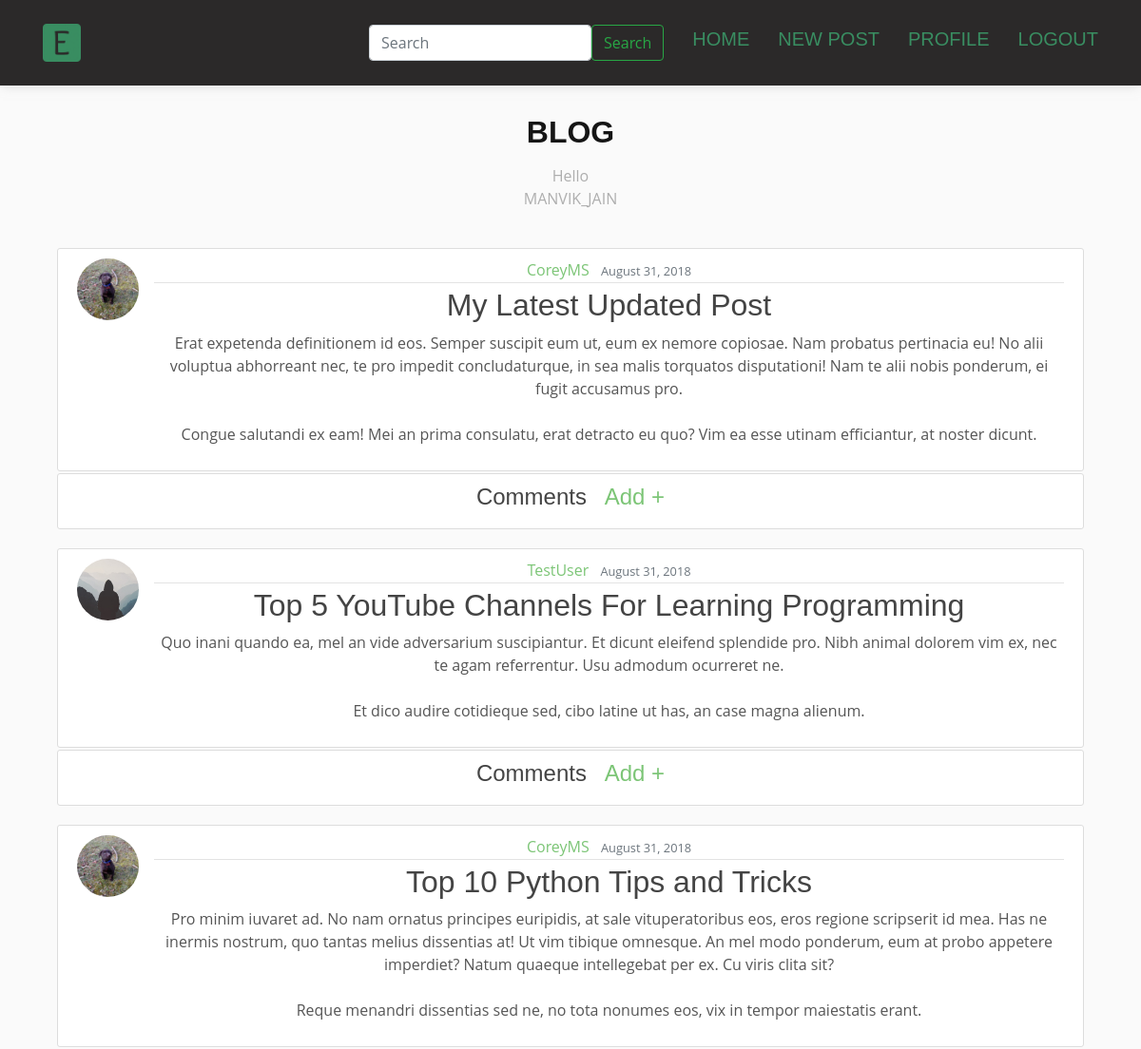
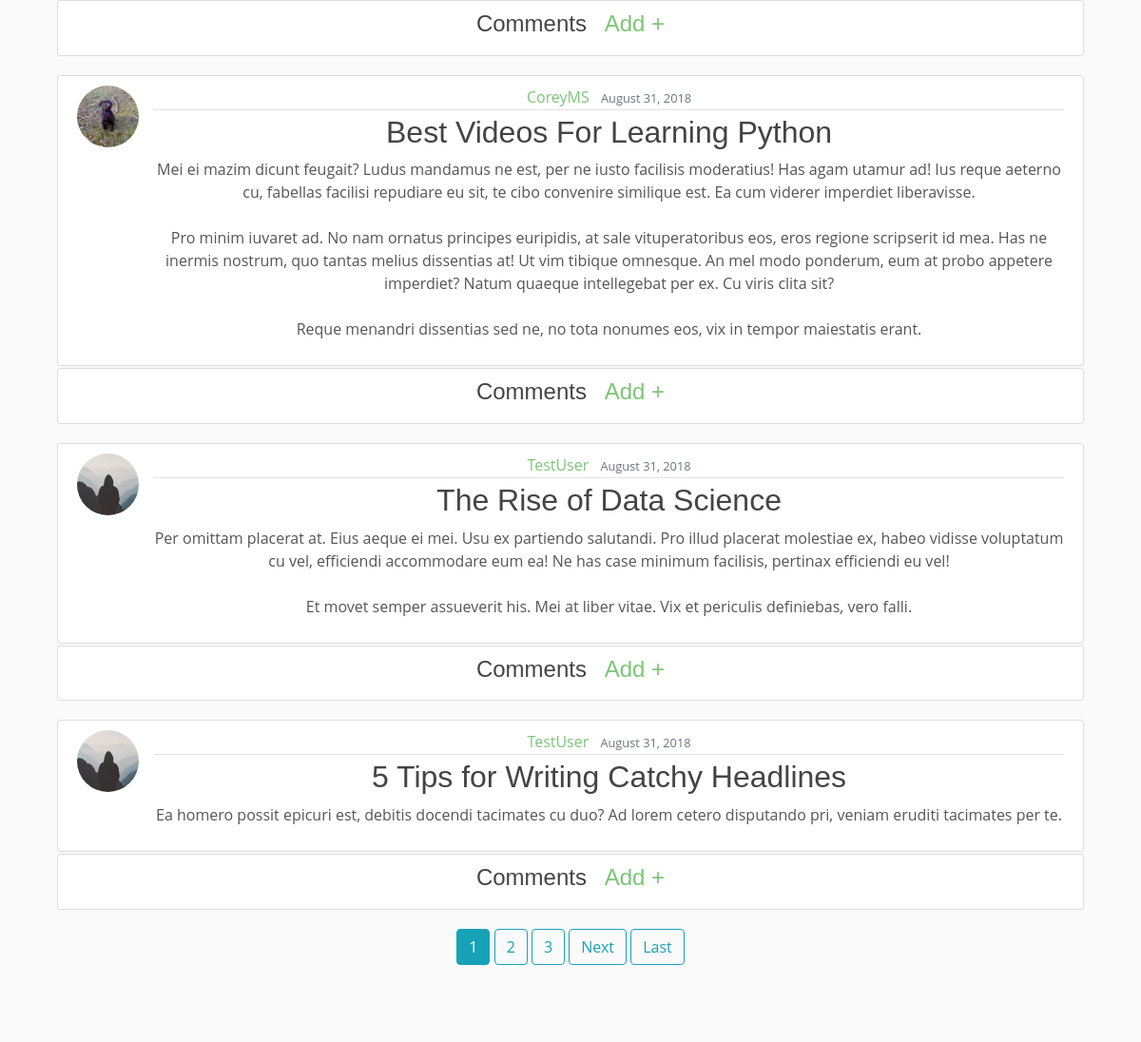
Before: /main/ (signed in, upper part) with the older database file (2 pictures, top to bottom).
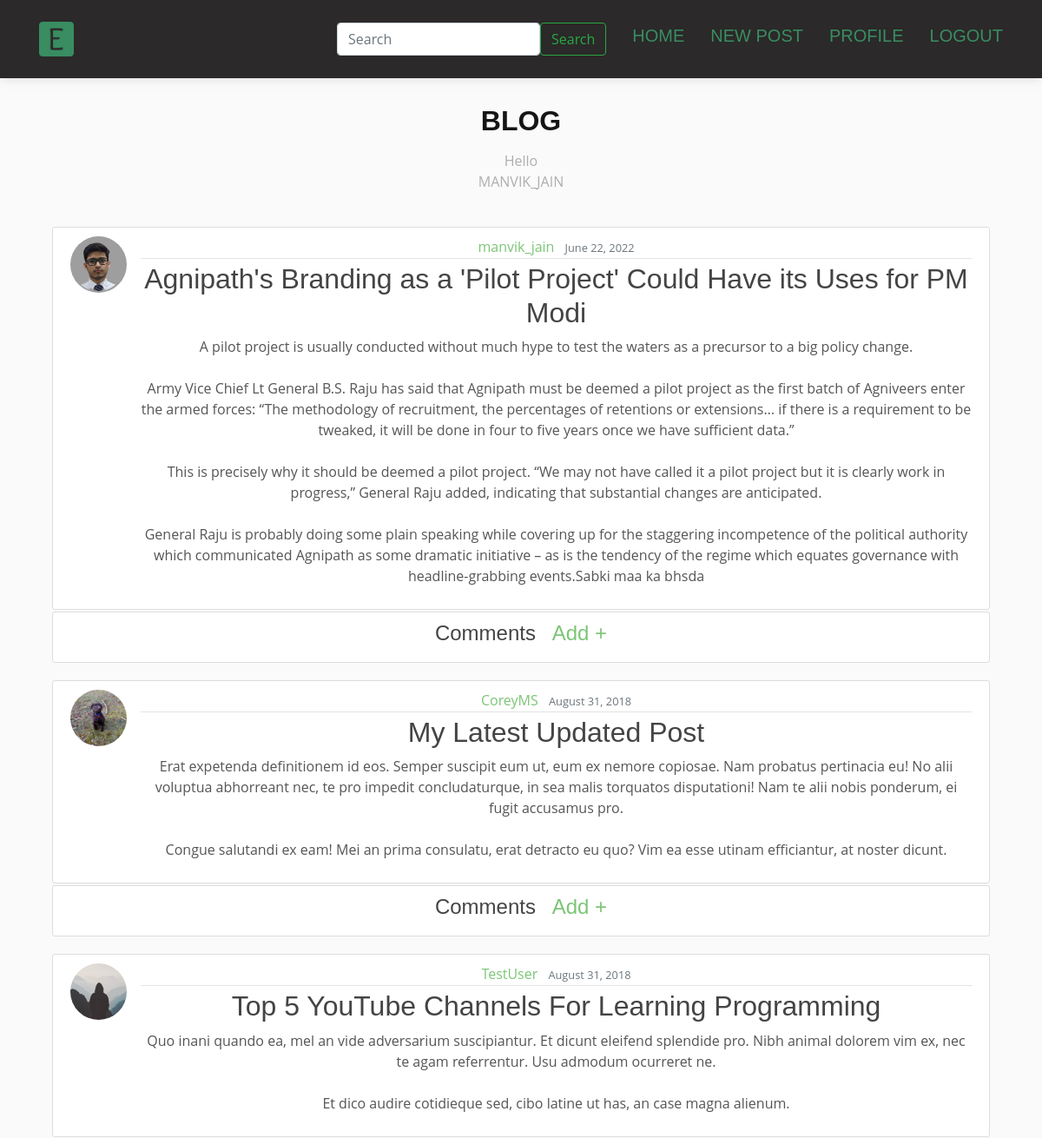
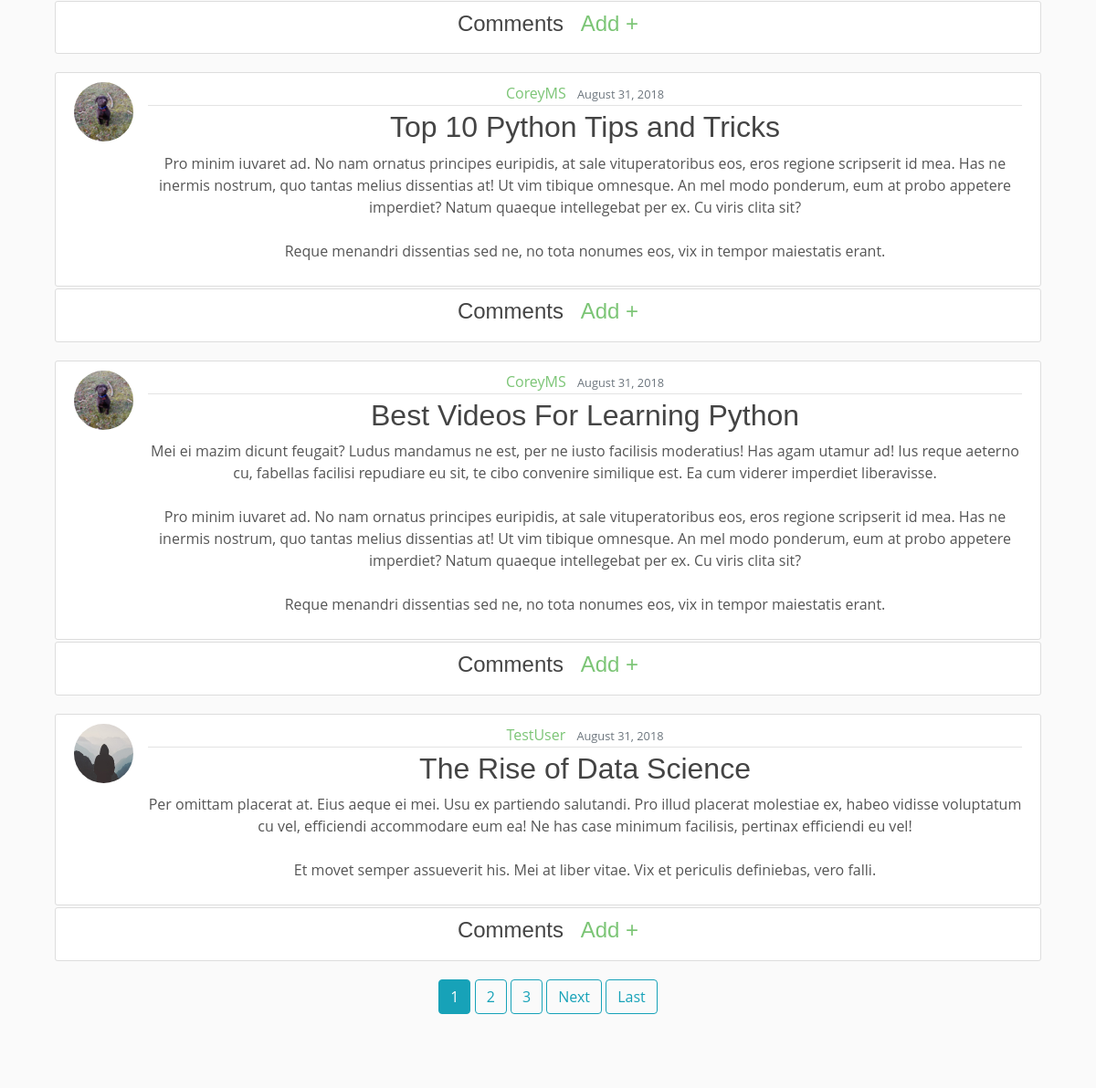
After: the same page with the newer database file (2 pictures, top to bottom).
### blog/models.py (models this page shows, shortened)
class Post(models.Model):
    title = models.CharField(max_length=100)
    content = models.TextField()
    date_posted = models.DateTimeField(default=timezone.now)
    author = models.ForeignKey(User, on_delete=models.CASCADE)

### users/models.py (models this page shows, shortened)
class Profile(models.Model):
    user = models.OneToOneField(User, on_delete=models.CASCADE)
    image = models.ImageField(default='default.jpg', upload_to='profile_pics')

### blog/views.py (the view)
# urls.py: path('main/', PostListView.as_view(), name='blog-home'),
class PostListView(LoginRequiredMixin,ListView):
    model = Post
    template_name = 'blog/home.html'  # <app>/<model>_<viewtype>.html
    context_object_name = 'posts'
    ordering = ['-date_posted']
    paginate_by = 6

### blog/templates/blog/home.html (shortened to what this page needs)
{% extends "blog/base.html" %}
{% block content %}
    {% for post in posts %}
        <article class="media content-section" style="margin-bottom:0px;">
          <img class="rounded-circle article-img" src="{{ post.author.profile.image.url }}">
          <div class="media-body">
            <div class="article-metadata">
              <a class="mr-2" href="{% url 'user-posts' post.author.username %}">{{ post.author }}</a>
              <small class="text-muted">{{ post.date_posted|date:"F d, Y" }}</small>
            </div>
            <h2><a class="article-title" href="{% url 'post-detail' post.id %}">{{ post.title }}</a></h2>
            <p class="article-content">{{ post.content }}</p>
          </div>
        </article>
          <article class="content-section" style="margin-top:2px;">
            <h4>Comments &nbsp;<a href="{% url 'add_comment' post.pk %}"> Add +</a></h4>
            </article>
    {% endfor %}
    {% if is_paginated %}
      {% for num in page_obj.paginator.page_range %}
        {% if page_obj.number == num %}
          <a class="btn btn-info mb-4" href="?page={{ num }}">{{ num }}</a>
        {% elif num > page_obj.number|add:'-3' and num < page_obj.number|add:'3' %}
          <a class="btn btn-outline-info mb-4" href="?page={{ num }}">{{ num }}</a>
        {% endif %}
      {% endfor %}
      {% if page_obj.has_next %}
        <a class="btn btn-outline-info mb-4" href="?page={{ page_obj.next_page_number }}">Next</a>
        <a class="btn btn-outline-info mb-4" href="?page={{ page_obj.paginator.num_pages }}">Last</a>
      {% endif %}
    {% endif %}
{% endblock content %}

### blog/templates/blog/base.html (shortened to what this page needs)
{% load static %}
<!DOCTYPE html>
<html>
<head>
    <link rel="stylesheet" href="https://maxcdn.bootstrapcdn.com/bootstrap/4.0.0/css/bootstrap.min.css">
    <link rel="stylesheet" type="text/css" href="{% static 'blog/main.css' %}">
    <link rel="stylesheet" type="text/css" href="{% static 'blog/style.css' %}">
</head>
<body style="margin:0px";class="flex-container">
  <header id="header" class="d-flex align-items-center fixed-top" style="background-color:rgb(43, 41, 41);margin:0px";>
    <div class="container d-flex align-items-center justify-content-between">
      <div class="logo">
        <a href="{% url 'blog-home' %}"><img src="{% static 'blog/img/favicon1.png' %}" alt="" class="img-fluid"></a>
      </div>
      <nav id="navbar" class="navbar">
      <ul >
        <form class="d-flex" method=POST action="{% url 'search-user' %}">
          <input class="form-control me-2" type="search" placeholder="Search" aria-label="Search" name="searched">
          <button class="btn btn-outline-success" type="submit">Search</button>
        </form>
          {% if user.is_authenticated %}
          <li ><a class="nav-link" href="{% url 'blog-home' %}">
            <h5 style="color:rgb(57, 141, 97);">Home</h5></a></li>
          <li><a class="nav-link " href="{% url 'post-create' %}"><h5 style="color:rgb(57, 141, 97);">New Post</h5></a></li>
          <li><a class="nav-link" href="{% url 'self-posts' user.username %}"><h5 style="color:rgb(57, 141, 97);">Profile</h5></a></li>
          <li><a class="nav-link" href="{% url 'logout' %}"><h5 style="color:rgb(57, 141, 97);">Logout</h5></a></li>
        {% endif %}
      </ul>
      </nav>
    </div>
  </header>
  <section id="about" class="about row" style="padding-top:120px;">
    <div class="container">
      <div class="section-title" data-aos="fade-up">
        <h2>Blog</h2>
        <p>Hello <p style="text-transform: uppercase;">{{ user.username }}</p></p>
      </div>
      <div  align="center">
        <div class="col-lg-12">
          {% block content %}{% endblock %}
        </div>
      </div>
    </div>
  </section>
</body>
</html>

### blog/static/blog/main.css (style rules this page uses)
body { background: #fafafa; color: #333333; margin-top: 5rem; }
h1, h2, h3, h4, h5, h6 { color: #444444; }
ul { margin: 0; }
.content-section { background: #ffffff; padding: 10px 20px; border: 1px solid #dddddd; border-radius: 3px; margin-bottom: 20px; }
.article-title { color: #444444; }
.article-content { white-space: pre-line; }
.article-img { height: 65px; width: 65px; margin-right: 16px; }
.article-metadata { padding-bottom: 1px; margin-bottom: 4px; border-bottom: 1px solid #e3e3e3 }

### blog/static/blog/style.css (style rules this page uses)
body { font-family: "Open Sans", sans-serif; color: #555555; }
a { text-decoration: none; color: #7cc576; }
h1, h2, h3, h4, h5, h6 { font-family: "Montserrat", sans-serif; }
#header { height: 90px; transition: all 0.5s; z-index: 997; transition: all 0.5s; background: #fff; box-shadow: 0 4px 10px -3px rgba(191, 191, 191, 0.5); }
#header .logo img { padding: 0; margin: 0; max-height: 40px; }
.navbar { padding: 0; }
.navbar ul { margin: 0; padding: 0; display: flex; list-style: none; align-items: center; }
.navbar li { position: relative; }
.navbar a, .navbar a:focus { display: flex; align-items: center; justify-content: space-between; padding: 10px 0 10px 30px; font-size: 15px; color: #151515; text-transform: uppercase; white-space: nowrap; transition: 0.3s; }
section { padding: 60px 0; overflow: hidden; }
.section-title { text-align: center; padding-bottom: 40px; }
.section-title h2 { font-size: 32px; font-weight: bold; text-transform: uppercase; margin-bottom: 15px; padding-bottom: 0; color: #151515; }
.section-title p { margin-bottom: 0; color: #aeaeae; }

Changed rows visible on the page:
no longer on this page (row unchanged): Post: author.profile.image (placeholder picture), author "TestUser", date_posted "August 31, 2018", title "5 Tips for Writing Catchy Headlines", content "Ea homero possit epicuri est, debitis docendi tacimates cu duo? Ad lorem cetero disputando pri, veniam eruditi tacimates per te."
added Post: author.profile.image (picture), author "manvik_jain", date_posted "June 22, 2022", title "Agnipath's Branding as a 'Pilot Project' Could Have its Uses for PM Modi", content "A pilot project is usually conducted without much hype to test the waters as a precursor to a big policy change. Army Vice Chief Lt General B.S. Raju has said that Agnipath must be deemed a pilot project as the first batch of Agniveers enter the armed forces: “The methodology of recruitment, the percentages of retentions or extensions… if there is a requirement to be tweaked, it will be done in four to five years once we have sufficient data.” This is precisely why it should be deemed a pilot project. “We may not have called it a pilot project but it is clearly work in progress,” General Raju added, indicating that substantial changes are anticipated. General Raju is probably doing some…"
